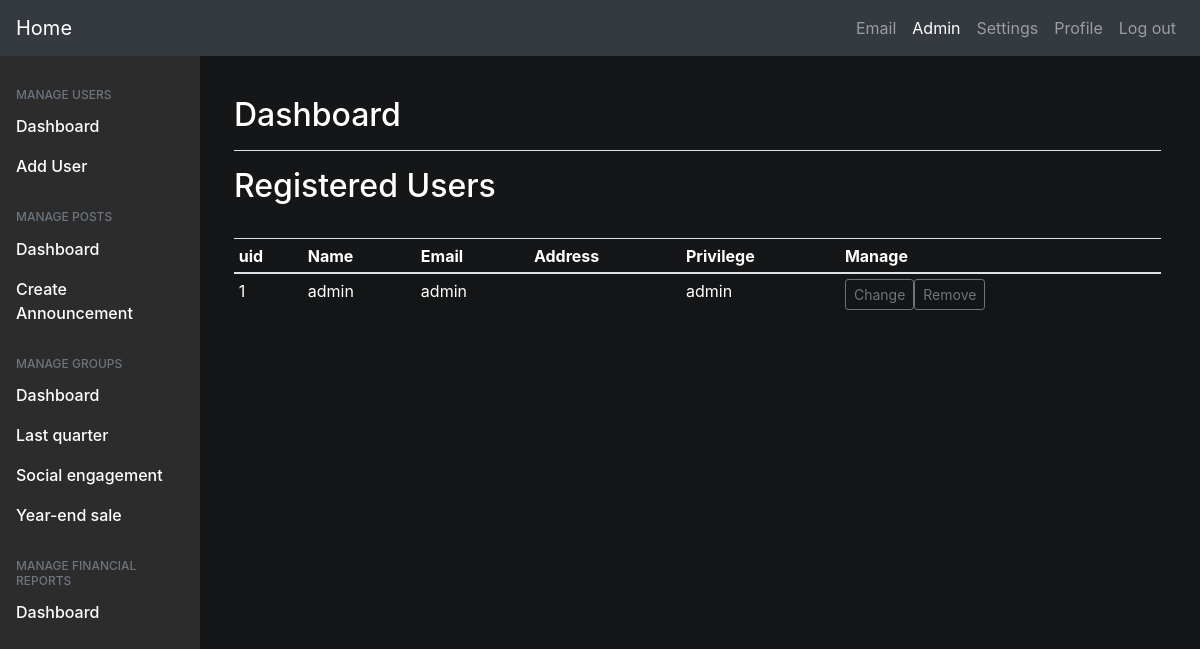
The page /admin.php (signed in) on the database its author committed.
### tables this page shows
CREATE TABLE `condo_owners` (
  `user_id` INT NOT NULL AUTO_INCREMENT,
  `name` VARCHAR(45) NOT NULL,
  `email` VARCHAR(45) NOT NULL,
  `password` VARCHAR(255) NOT NULL, 
  `primary_address` VARCHAR(45) NOT NULL,
  `privilege` VARCHAR(45) NOT NULL,
  PRIMARY KEY (`user_id`)
);

### includes/functions_inc.php (the view, shortened to what this page needs)
<?php
function print_user_table($conn) {
    $sql = "SELECT * FROM condo_owners ORDER BY user_id ASC;";
    $query_result = mysqli_query($conn, $sql);
    echo "<thead>
            <tr>
              <th>uid</th>
              <th>Name</th>
              <th>Email</th>
              <th>Address</th>
              <th>Privilege</th>
              <th>Manage</th>
            </tr>
            </thead>
            <tbody>";
    if($query_result) {
        while($row = mysqli_fetch_assoc($query_result)) {
            echo "<tr>";
            echo "<td>{$row["user_id"]}</td>";
            echo "<td>{$row["name"]}</td>";
            echo "<td>{$row["email"]}</td>";
            echo "<td>{$row["address"]}</td>";
            echo "<td>{$row["privilege"]}</td>";
            echo "<td>
                <div class=\"btn-group mr-2\">
                <a href=\"admin_change_user.php?uid={$row["user_id"]}\"><button type=\"button\" class=\"btn btn-sm btn-outline-secondary\">Change</button></a>
                <a href=\"includes/delete_inc.php?uid={$row["user_id"]}\"><button type=\"button\" class=\"btn btn-sm btn-outline-secondary\">Remove</button>
                </div>
                </td>";
        }
    }
    echo "</tbody>";
}

### css/style.css (style rules this page uses)
body { color: #fff; background-color: #151617; }

### rows shown on the page
condo_owners: user_id "1", name "admin", email "admin", privilege "admin"
